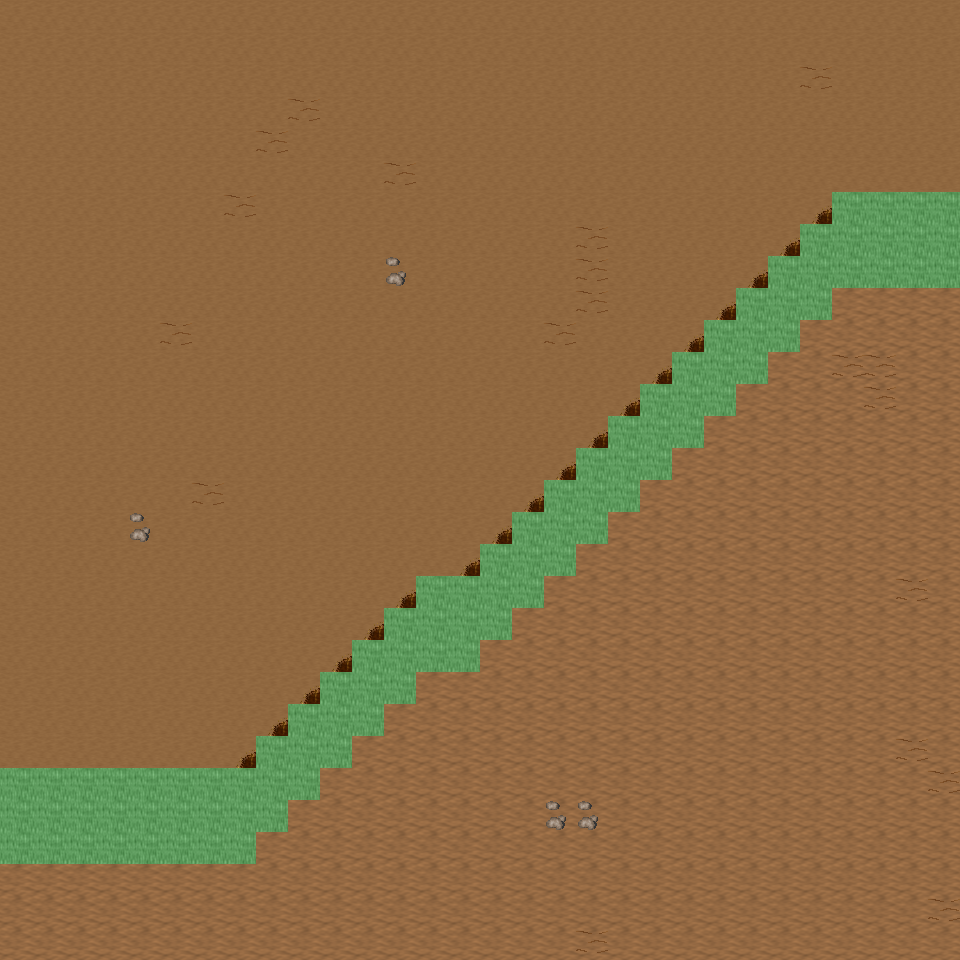

A level layout from a 2D game, rendered from its tile map. Below: a short description, then the map file with tile-grid data replaced by summaries:
An orthogonal 30x30 tile map with 32x32 px tiles, 6 tile layers (Ground, Object, Object2, Above, ...), 16 tilesets and 4 objects (4x mapExit).

<map version="1.0" orientation="orthogonal" renderorder="right-down" width="30" height="30" tilewidth="32" tileheight="32" nextobjectid="5">
  <tileset firstgid="1" name="tileset_ground_ground" tilewidth="32" tileheight="32" tilecount="33" columns="3">
    <image source="../drawable/tileset_ground_ground.png" width="96" height="352" />
  </tileset>
  <tileset firstgid="34" name="tileset_ground_ridge_earth_dark" tilewidth="32" tileheight="32" tilecount="96" columns="12">
    <image source="../drawable/tileset_ground_ridge_earth_dark.png" width="384" height="256" />
  </tileset>
  <tileset firstgid="130" name="tileset_ground_earth_edges" tilewidth="32" tileheight="32" tilecount="18" columns="6">
    <image source="../drawable/tileset_ground_earth_edges.png" width="192" height="96" />
  </tileset>
  <tileset firstgid="148" name="tileset_ground_rock_pebbles" tilewidth="32" tileheight="32" tilecount="3" columns="1">
    <image source="../drawable/tileset_ground_rock_pebbles.png" width="32" height="96" />
  </tileset>
  <tileset firstgid="151" name="tileset_plant_grasses" tilewidth="32" tileheight="32" tilecount="6" columns="3">
    <image source="../drawable/tileset_plant_grasses.png" width="96" height="64" />
  </tileset>
  <tileset firstgid="157" name="tileset_plant_flower_daisy_white" tilewidth="32" tileheight="32" tilecount="8" columns="2">
    <image source="../drawable/tileset_plant_flower_daisy_white.png" width="64" height="128" />
  </tileset>
  <tileset firstgid="165" name="tileset_plant_flower_daisy_blue" tilewidth="32" tileheight="32" tilecount="8" columns="2">
    <image source="../drawable/tileset_plant_flower_daisy_blue.png" width="64" height="128" />
  </tileset>
  <tileset firstgid="173" name="tileset_plant_flower_daisy_red" tilewidth="32" tileheight="32" tilecount="8" columns="2">
    <image source="../drawable/tileset_plant_flower_daisy_red.png" width="64" height="128" />
  </tileset>
  <tileset firstgid="181" name="tileset_plant_flower_daisy_yellow" tilewidth="32" tileheight="32" tilecount="8" columns="2">
    <image source="../drawable/tileset_plant_flower_daisy_yellow.png" width="64" height="128" />
  </tileset>
  <tileset firstgid="189" name="tileset_plant_tree_tree_green" tilewidth="32" tileheight="32" tilecount="80" columns="8">
    <image source="../drawable/tileset_plant_tree_tree_green.png" width="256" height="352" />
  </tileset>
  <tileset firstgid="269" name="tileset_logic_portal" tilewidth="32" tileheight="32" tilecount="24" columns="8">
    <image source="../drawable/tileset_logic_portal.png" width="256" height="96" />
  </tileset>
  <tileset firstgid="293" name="tileset_logic_collision" tilewidth="32" tileheight="32" tilecount="1" columns="1">
    <image source="../drawable/tileset_logic_collision.png" width="32" height="32" />
  </tileset>
  <tileset firstgid="294" name="tileset_furniture_chair_bench_wooden" tilewidth="32" tileheight="32" tilecount="8" columns="2">
    <image source="../drawable/tileset_furniture_chair_bench_wooden.png" width="64" height="128" />
  </tileset>
  <tileset firstgid="302" name="tileset_plant_stump_int_small_stump_2" tilewidth="32" tileheight="32" tilecount="1" columns="1">
    <image source="../drawable/tileset_plant_stump_int_small_stump_2.png" width="32" height="32" />
  </tileset>
  <tileset firstgid="303" name="tileset_object_well_hoist" tilewidth="32" tileheight="32" tilecount="9" columns="3">
    <image source="../drawable/tileset_object_well_hoist.png" width="96" height="96" />
  </tileset>
  <tileset firstgid="312" name="tileset_logic_creature_mutant" tilewidth="32" tileheight="32" tilecount="7" columns="7">
    <image source="../drawable/tileset_logic_creature_mutant.png" width="224" height="32" />
  </tileset>
  <layer name="Ground" width="30" height="30">
    <data>[900 cells, 900 non-empty, 2 distinct tile ids]</data>
  </layer>
  <layer name="Object" width="30" height="30">
    <data>[900 cells, 131 non-empty, 9 distinct tile ids]</data>
  </layer>
  <layer name="Object2" width="30" height="30">
    <data>[900 cells, 0 non-empty, 0 distinct tile ids]</data>
  </layer>
  <layer name="Above" width="30" height="30">
    <data>[900 cells, 0 non-empty, 0 distinct tile ids]</data>
  </layer>
  <layer name="Above2" width="30" height="30">
    <data>[900 cells, 0 non-empty, 0 distinct tile ids]</data>
  </layer>
  <layer name="Walkable" width="30" height="30">
    <data>[900 cells, 90 non-empty, 1 distinct tile ids]</data>
  </layer>
  <objectgroup name="MapEvents">
    <object id="1" name="north" type="mapExit" x="0" y="0" width="960" height="32">
      <properties>
        <property name="map" value="level_0_x85_y44" />
        <property name="x" value="0" />
        <property name="y" value="28" />
      </properties>
    </object>
    <object id="2" name="south" type="mapExit" x="0" y="928" width="960" height="32">
      <properties>
        <property name="map" value="level_0_x85_y46" />
        <property name="x" value="0" />
        <property name="y" value="1" />
      </properties>
    </object>
    <object id="3" name="east" type="mapExit" x="928" y="0" width="32" height="192">
      <properties>
        <property name="map" value="level_0_x86_y45" />
        <property name="x" value="1" />
        <property name="y" value="0" />
      </properties>
    </object>
    <object id="4" name="east2" type="mapExit" x="928" y="288" width="32" height="672">
      <properties>
        <property name="map" value="level_0_x86_y45" />
        <property name="x" value="1" />
        <property name="y" value="9" />
      </properties>
    </object>
  </objectgroup>
</map>
